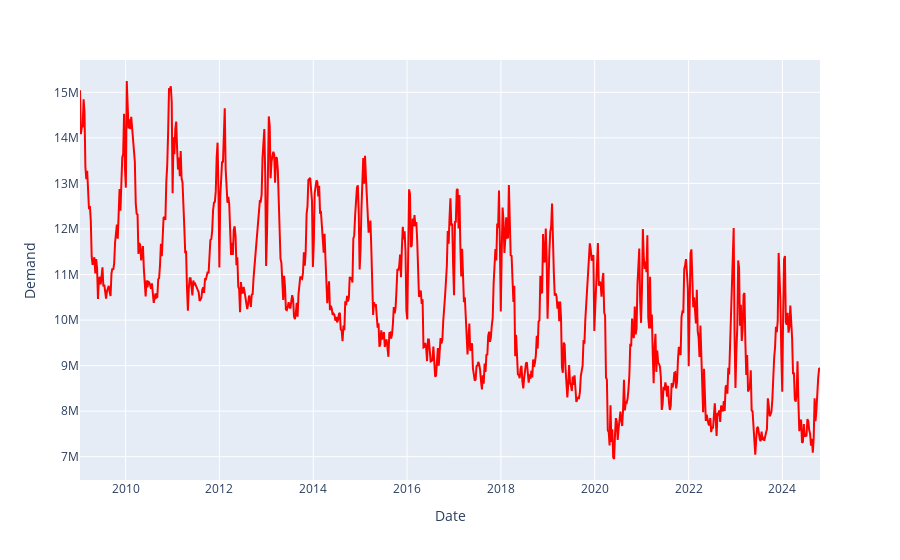

The notebook cell this image was saved under:
### Code cell
fig_overview = px.line(data_new_daily, x=data_new_daily.index, y='demand')
fig_overview.update_xaxes(title_text='Date')
fig_overview.update_yaxes(title_text='Demand')
fig_overview.update_traces(line=dict(color='red'))
fig_overview.show()

### Figure 1 — Plotly figure (JSON) as saved in the notebook; plotly's stock layout.template omitted (floating-point values rounded to 4 significant figures; data arrays with more than 128 entries replaced by an {"elided": "..."} marker saying what was removed)
{"data": [{"hovertemplate": "date=%{x}<br>demand=%{y}<extra></extra>", "legendgroup": "", "line": {"color": "red", "dash": "solid"}, "marker": {"symbol": "circle"}, "mode": "lines", "name": "", "orientation": "v", "showlegend": false, "type": "scatter", "x": {"elided": "824 str values"}, "xaxis": "x", "y": {"elided": "824 int values"}, "yaxis": "y"}], "layout": {"autosize": true, "legend": {"tracegroupgap": 0}, "margin": {"t": 60}, "xaxis": {"anchor": "y", "autorange": true, "domain": [0, 1], "range": ["2009-01-11", "2024-10-20"], "title": {"text": "Date"}, "type": "date"}, "yaxis": {"anchor": "x", "autorange": true, "domain": [0, 1], "range": [6488000.0, 15710000.0], "title": {"text": "Demand"}, "type": "linear"}}}
